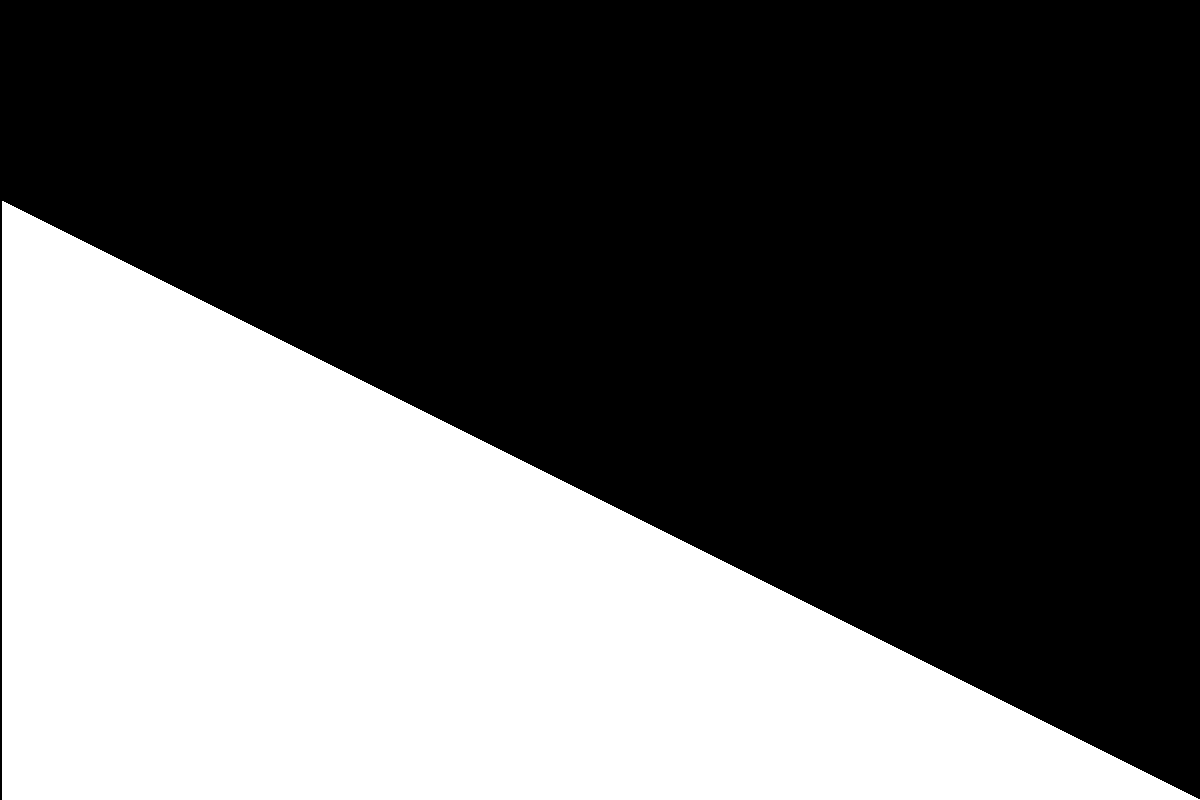
Frame 1 (no input)
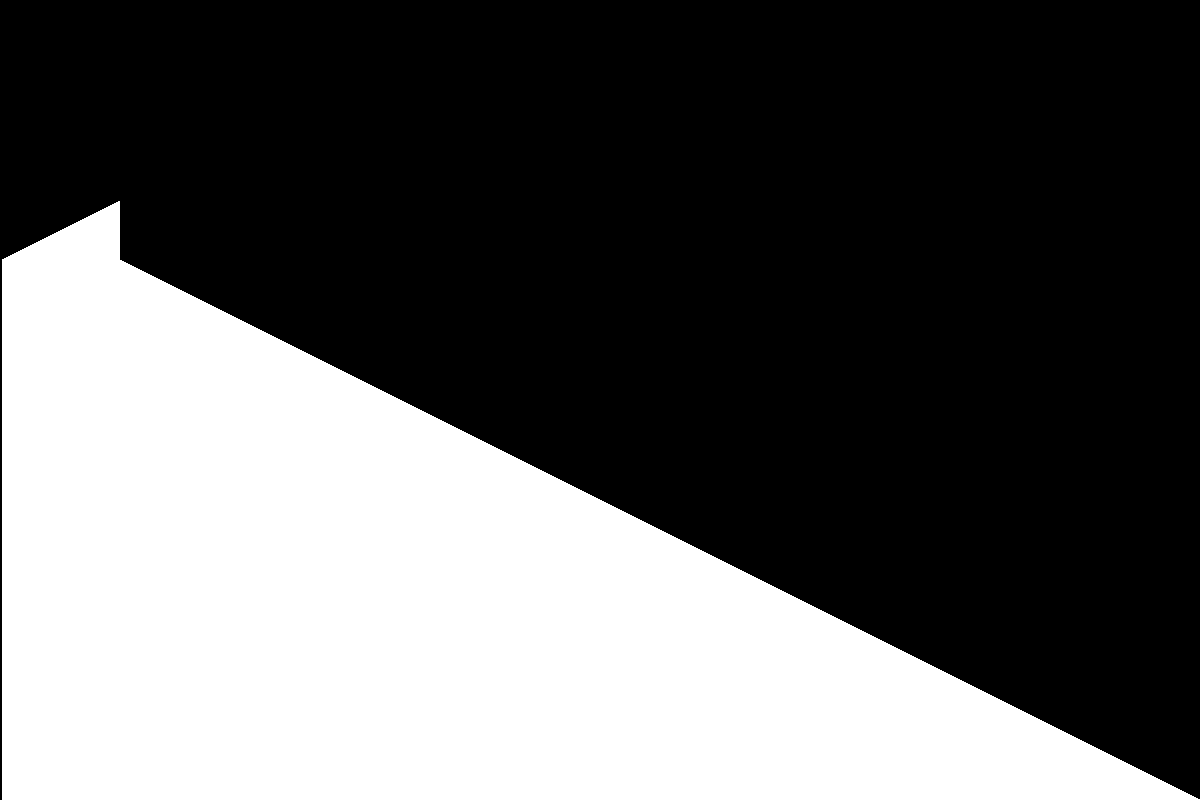
Frame 60 (the mouse pressed at the canvas centre just before this capture)
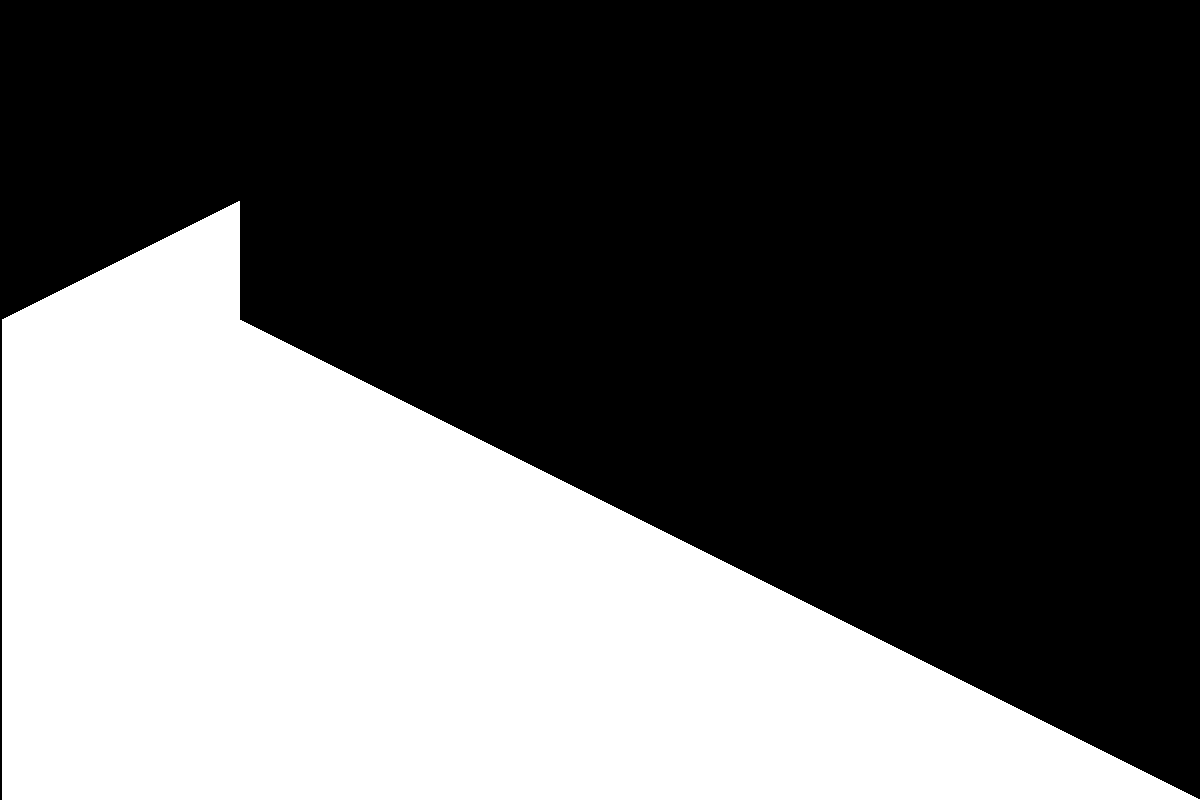
Frame 120 (the mouse held since frame 60 and released just before this capture)

The Processing sketch that drew these frames (run headless with seeded random() and noise(); from frame 60 on, the mouse is pressed at the canvas centre):

// Processing sketch: InsertionSort
// ── InsertionSort.pde
int[] items;
int scl;
boolean done = false;
int i = 1;

void setup(){
  size(1200, 800);
  items = new int[600];
  scl = width / items.length;
  for(int i = 1; i < items.length; i++){
    items[i] = items.length - i;
  }
  //shuffle(items);
}

void draw(){
  noStroke();
  background(0);
  for(int i = 1; i < items.length; i++){
    rect((i) * scl, height - items[i], scl, items[i]);
  }
  int j = i;
  while(j> 0 && items[j - 1] > items[j]){
    swap(items, j, j - 1);
    j = j - 1;
  }
  if(i < items.length - 1){
    i++;
  }else{
    fill(0, 255, 0);
  }
}


void swap(int[] array, int a, int b){
  int temp = array[a];
  array[a] = array[b];
  array[b] = temp;
}

void shuffle(int[] array){
  for(int i = 0; i < array.length; i++){
    swap(array, i, floor(random(array.length - 1)));
  }
}
